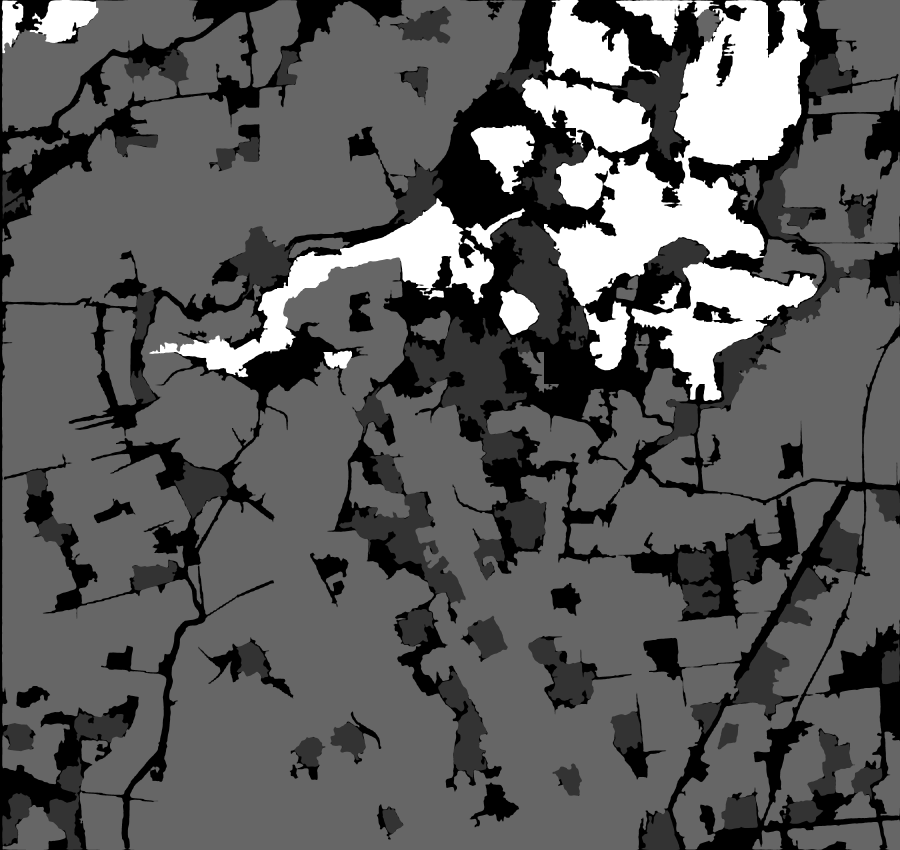
#> input picture tools/post_process/image__predict.png, 7200 x 6800 px (shown at 1/8 size)
$ python multi_pool_cut.py -image-path post_process/image__predict.png
#> lines starting #> are read from the running program, lines starting #| are printed output that depends on the picture; after the words box and inside, x2 and y2 are one past the last pixel; in counts of white or black regions, pixels touching at a corner belong together
### tools/utils.py
import numpy as np

import cv2 as cv
from PIL import Image

import os


Image.MAX_IMAGE_PIXELS = 1000000000000
# [26 lines left out: function image_resize_save_mask, not called in this run]

def crop(cnt, crop_image, save_image_dir, basename):
    image_name = os.path.join(save_image_dir, basename + "_" + str(cnt) + ".png")
    cv.imwrite(image_name, crop_image)

### tools/multi_pool_cut.py
import numpy as np
import pandas as pd
import cv2 as cv
from PIL import Image
from tqdm import tqdm
import os
from argparse import ArgumentParser
from multiprocessing import Pool
from utils import *
Image.MAX_IMAGE_PIXELS = 1000000000000


if __name__ == "__main__":
    parser = ArgumentParser(description="")
    parser.add_argument("-image-n", type=int)
    parser.add_argument("-image-path", type=str, default=r'E:\data_xiongan\src\GF2_PMS2_E116.0_N39.1_20170302_L1A0002214760-MSS2.jpg')
    parser.add_argument("-save-dir", type=str, default=r"./data/")
    arg = parser.parse_args()
    image_n = arg.image_n
    image_path = arg.image_path

    save_image_dir = os.path.join(arg.save_dir, "image")
    stride = 256
    target_size = (512, 512)

    if not os.path.isdir(save_image_dir): os.makedirs(save_image_dir)
    root_dir, filename = os.path.split(image_path)
    basename, filetype = os.path.splitext(filename)

    image = np.asarray(Image.open(image_path))
#> image is the input picture: shape (6800, 7200); min 0, max 5, mean 1.81

    cnt = 0
    csv_pos_list = []

    # 填充外边界至步长整数倍
    target_w, target_h = target_size
    h, w = image.shape[0], image.shape[1]
#> h = 6800; w = 7200
    new_w = (w // target_w) * target_w if (w // target_w == 0) else (w // target_w + 1) * target_w
#> new_w = 7680
    new_h = (h // target_h) * target_h if (h // target_h == 0) else (h // target_h + 1) * target_h
#> new_h = 7168
    image = cv.copyMakeBorder(image, 0, new_h - h, 0, new_w - w, cv.BORDER_CONSTANT, 0)
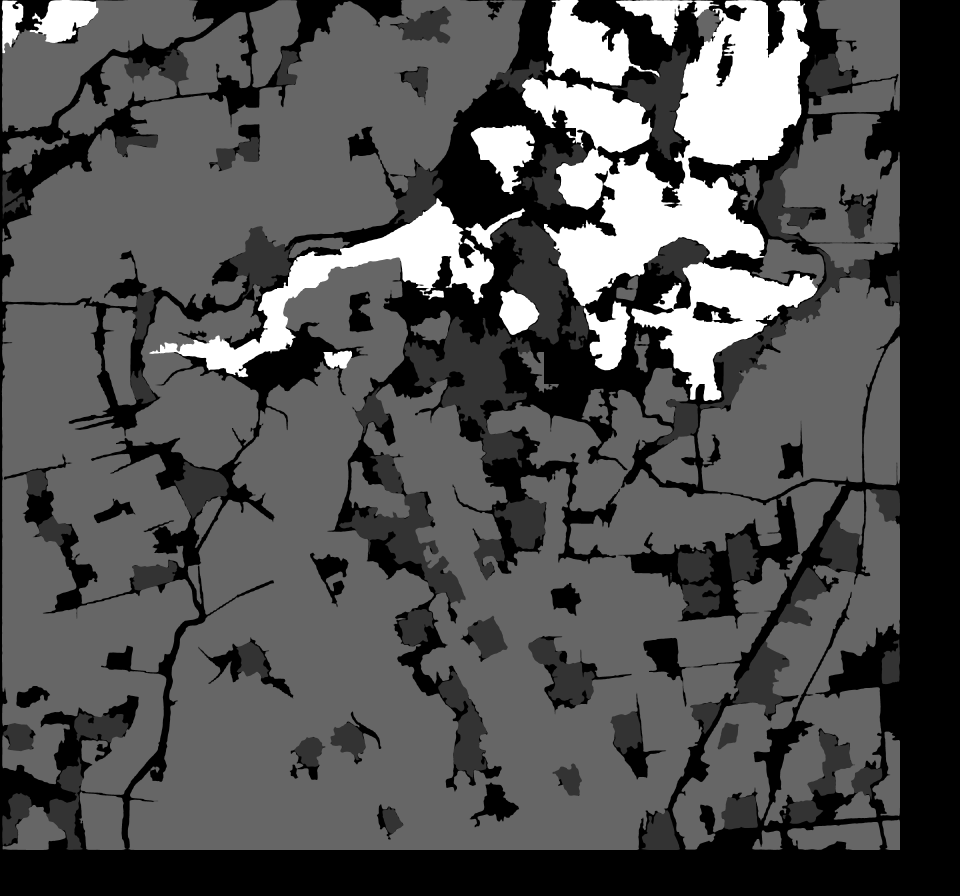
#> image: shape (7168, 7680) (shown at 1/8 size); min 0, max 5, mean 1.61; drawn with min black and max white

    # 填充1/2 stride长度的外边框
    h, w = image.shape[0], image.shape[1]
#> h = 7168; w = 7680
    new_w, new_h = w + stride, h + stride
#> new_w = 7936; new_h = 7424
    image = cv.copyMakeBorder(image, stride // 2, stride // 2, stride // 2, stride // 2, cv.BORDER_CONSTANT, 0)
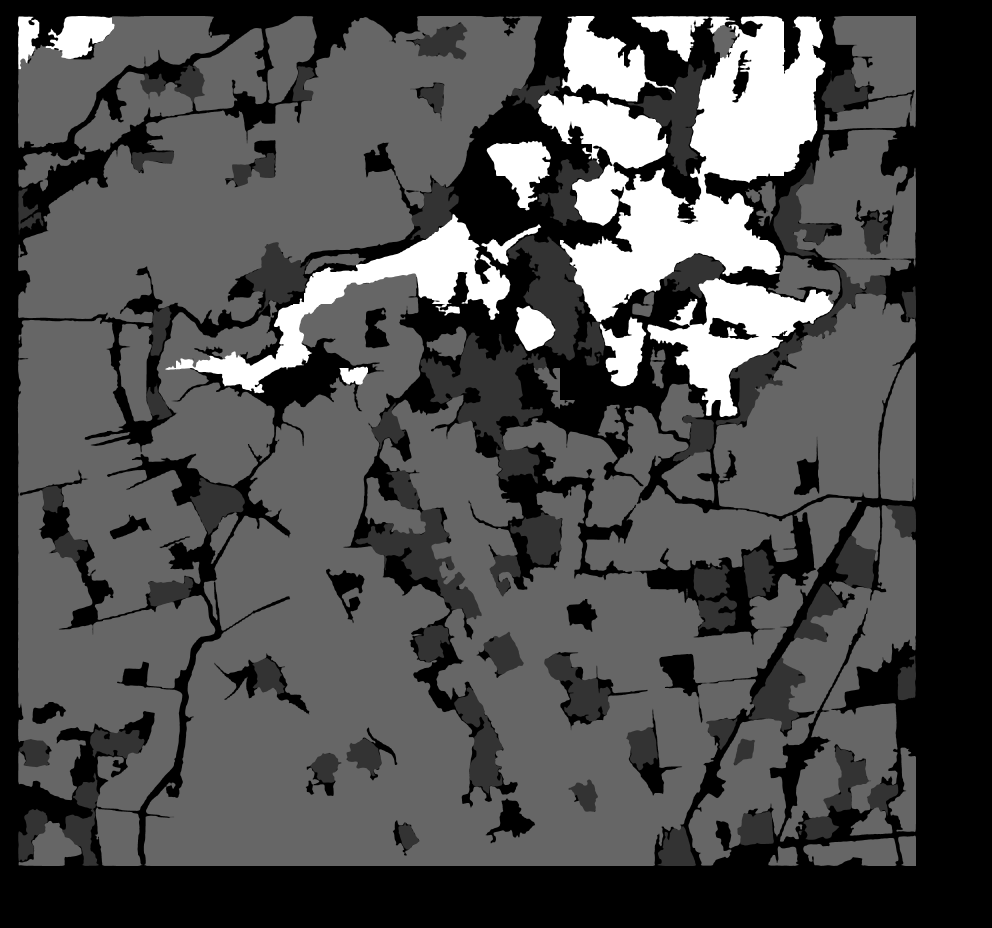
#> image: shape (7424, 7936) (shown at 1/8 size); min 0, max 5, mean 1.5; drawn with min black and max white

    h, w = image.shape[0], image.shape[1]
#> h = 7424; w = 7936
    P = Pool(16)
    for i in tqdm(range(w // stride - 1)):
        for j in range(h // stride - 1):
            topleft_x = i * stride
            topleft_y = j * stride
            crop_image = image[topleft_y:topleft_y + target_h, topleft_x:topleft_x + target_w]

            if crop_image.shape[:2] != (target_h, target_h):
                print(topleft_x, topleft_y, crop_image.shape)

            if np.sum(crop_image) == 0:
                pass
            else:
                P.apply_async(crop, (cnt, crop_image, save_image_dir, basename))
                csv_pos_list.append([basename + "_" + str(cnt) + ".png", topleft_x, topleft_y, topleft_x + target_w,
                                     topleft_y + target_h])
                cnt += 1
#> this loop made 30 passes
#> pass 1, in crop, `cv.imwrite(image_name, crop_image)`:
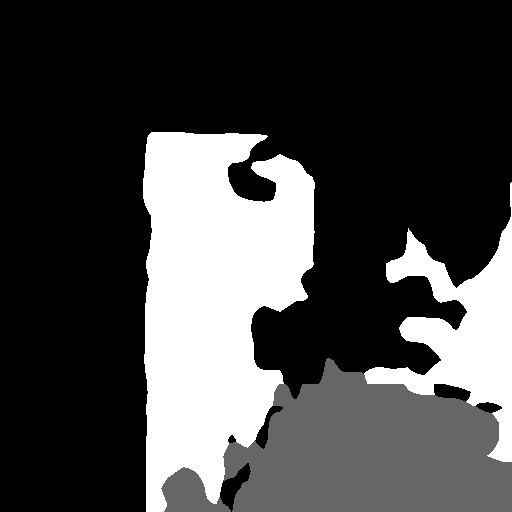
#> saved as image__predict_0.png: shape (512, 512); min 0, max 5, mean 1.38; drawn with min black and max white
#> pass 1, in crop (call 2), `cv.imwrite(image_name, crop_image)`:
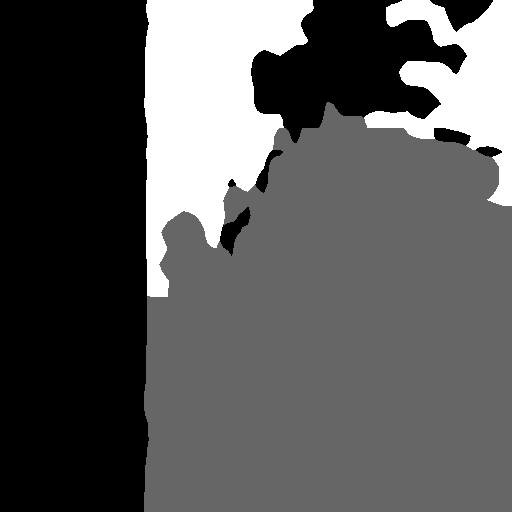
#> saved as image__predict_1.png: shape (512, 512); min 0, max 5, mean 1.75; drawn with min black and max white
#> pass 1, in crop (call 3), `cv.imwrite(image_name, crop_image)`:
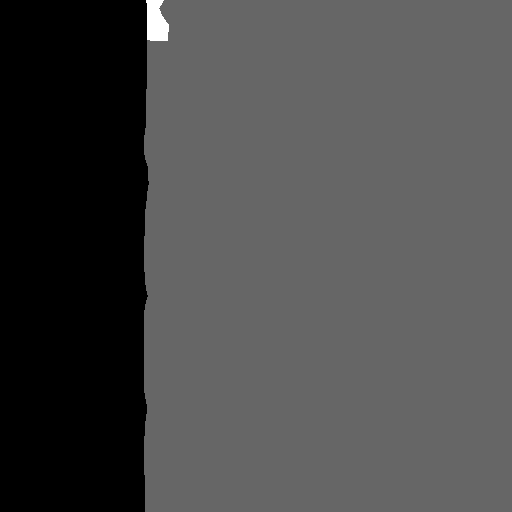
#> saved as image__predict_2.png: shape (512, 512); min 0, max 5, mean 1.44; drawn with min black and max white
#> pass 1, in crop (call 4), `cv.imwrite(image_name, crop_image)`:
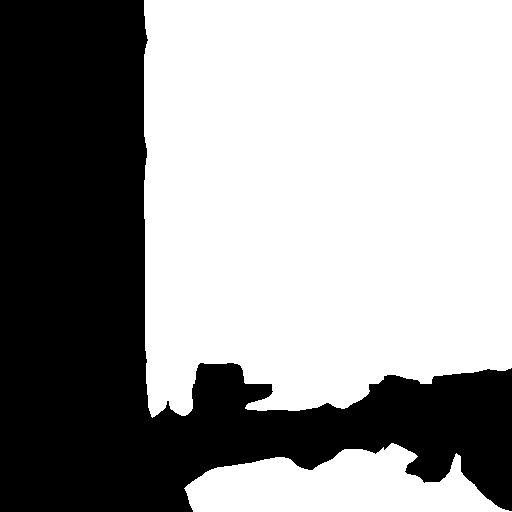
#> saved as image__predict_3.png: shape (512, 512); values 0 (black) and 2 (white), 59.9% white; 1 black region, box (x1, y1, x2, y2) and area: (0, 0, 512, 512) 105168
#> after the loop, cnt = 812; csv_pos_list = 812 items
    csv_pos_list = pd.DataFrame(csv_pos_list)
#> csv_pos_list = table of 812 rows and 5 columns
    csv_pos_list.to_csv(os.path.join(arg.save_dir, basename + ".csv"), header=None, index=None)
    P.close()
    P.join()

$ run again, on tools/data/image/GF2_PMS2_E116.0_N39.1_20170302_L1A0002214760-MSS2_106.png
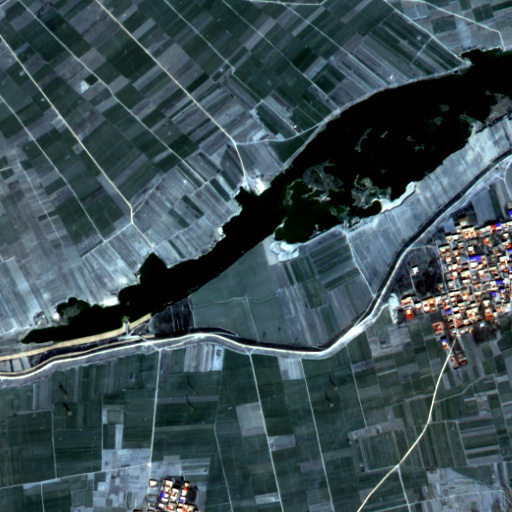
#> input picture tools/data/image/GF2_PMS2_E116.0_N39.1_20170302_L1A0002214760-MSS2_106.png, 512 x 512 px
#> image is the input picture: shape (512, 512, 3); mean R, G, B 59.7, 77.8, 83.7
#> the loop `for i in tqdm(range(w // stride - 1)):` made 4 passes
#> pass 1, in crop (call 3), `cv.imwrite(image_name, crop_image)`:
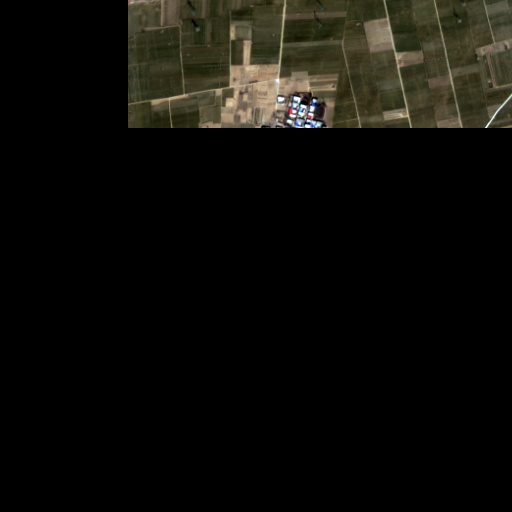
#> saved as GF2_PMS2_E116.0_N39.1_20170302_L1A0002214760-MSS2_106_2.png: shape (512, 512, 3); mean B, G, R 9.4, 13.5, 14.3
#> pass 2, in crop (call 4), `cv.imwrite(image_name, crop_image)`:
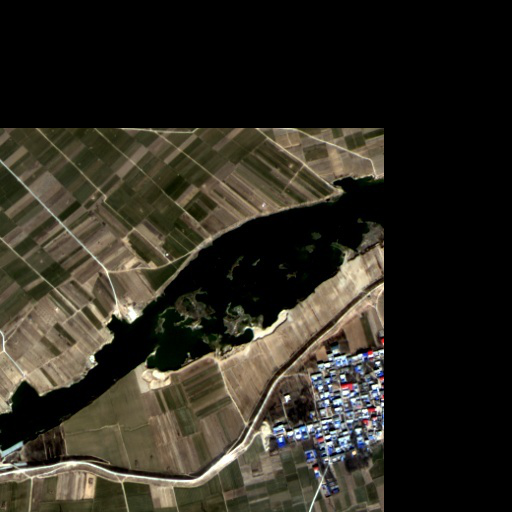
#> saved as GF2_PMS2_E116.0_N39.1_20170302_L1A0002214760-MSS2_106_3.png: shape (512, 512, 3); mean B, G, R 33.4, 42.7, 46.4
#> after the loop `for i in tqdm(range(w // stride - 1)):`: cnt = 9; csv_pos_list = 9 items
#> `csv_pos_list = pd.DataFrame(csv_pos_list)`: csv_pos_list = table of 9 rows and 5 columns
